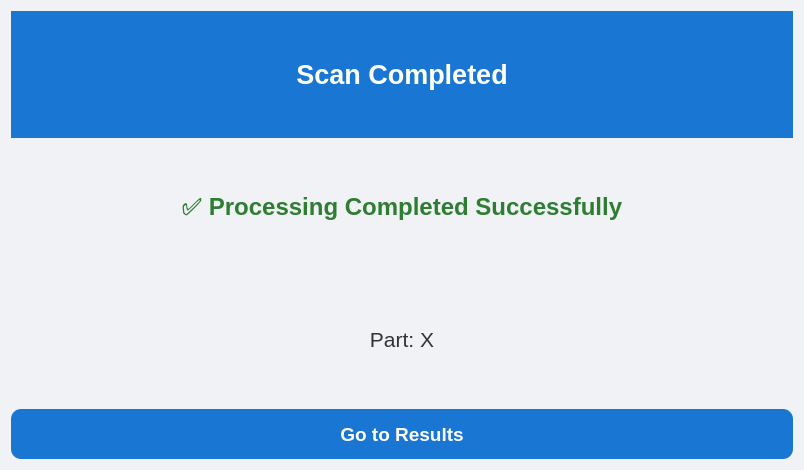
<?xml version="1.0" encoding="UTF-8"?>
<ui version="4.0">
 <class>ScanCompleteScreen</class>
 <widget class="QWidget" name="ScanCompleteScreen">
  <property name="geometry">
   <rect>
    <x>0</x>
    <y>0</y>
    <width>804</width>
    <height>470</height>
   </rect>
  </property>
  <property name="windowTitle">
   <string>Part Scan Completed</string>
  </property>
  <property name="styleSheet">
   <string notr="true">
#ScanCompleteScreen {
    background-color: #f0f2f5;
    font-family: Arial, sans-serif;
}

/* Header */
#headerFrame {
    background-color: #1976d2;
}
#headerLabel {
    color: white;
    font-size: 20pt;
    font-weight: bold;
}

/* Labels */
#statusLabel {
    font-size: 18pt;
    font-weight: bold;
    color: #2e7d32; /* Green text for success */
}
#partLabel {
    font-size: 16pt;
    color: #333;
}

/* Button */
#resultsButton {
    background-color: #1976d2;
    color: white;
    font-size: 14pt;
    font-weight: bold;
    border-radius: 10px;
    padding: 10px 25px;
}
#resultsButton:hover {
    background-color: #1565c0;
}
   </string>
  </property>

  <layout class="QVBoxLayout" name="mainLayout">
   <item>
    <widget class="QFrame" name="headerFrame">
     <property name="minimumSize">
      <size>
       <width>0</width>
       <height>80</height>
      </size>
     </property>
     <layout class="QHBoxLayout" name="headerLayout">
      <item>
       <widget class="QLabel" name="headerLabel">
        <property name="text">
         <string>Scan Completed</string>
        </property>
        <property name="alignment">
         <set>Qt::AlignCenter</set>
        </property>
       </widget>
      </item>
     </layout>
    </widget>
   </item>

   <item>
    <widget class="QLabel" name="statusLabel">
     <property name="text">
      <string>✅ Processing Completed Successfully</string>
     </property>
     <property name="alignment">
      <set>Qt::AlignCenter</set>
     </property>
    </widget>
   </item>

   <item>
    <widget class="QLabel" name="partLabel">
     <property name="text">
      <string>Part: X</string>
     </property>
     <property name="alignment">
      <set>Qt::AlignCenter</set>
     </property>
    </widget>
   </item>

   <item>
    <widget class="QPushButton" name="resultsButton">
     <property name="minimumSize">
      <size>
       <width>180</width>
       <height>50</height>
      </size>
     </property>
     <property name="text">
      <string>Go to Results</string>
     </property>
     <property name="cursor">
      <cursorShape>PointingHandCursor</cursorShape>
     </property>
    </widget>
   </item>
  </layout>
 </widget>
 <resources/>
 <connections/>
</ui>
